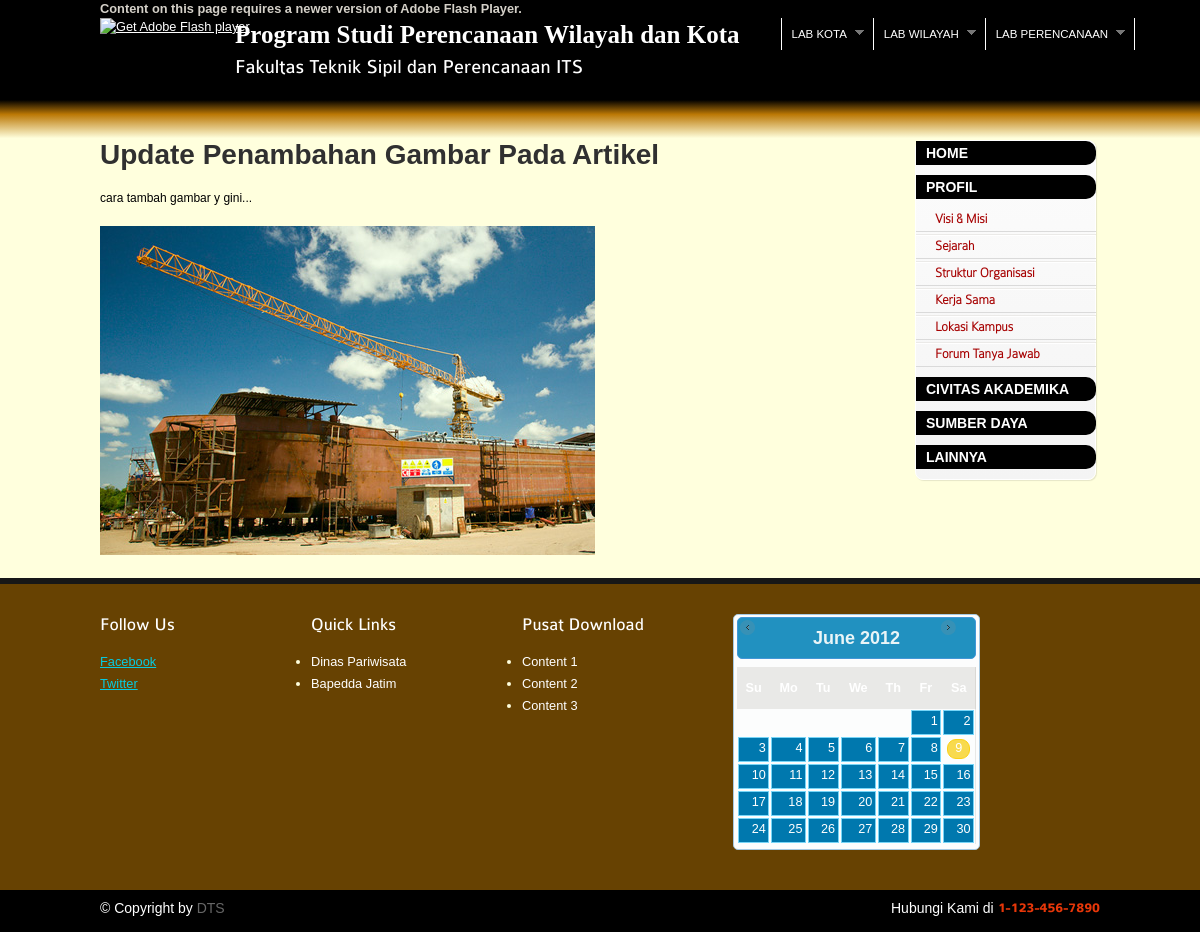
The page /index.php/artikel/index/3 on the database as committed earlier.
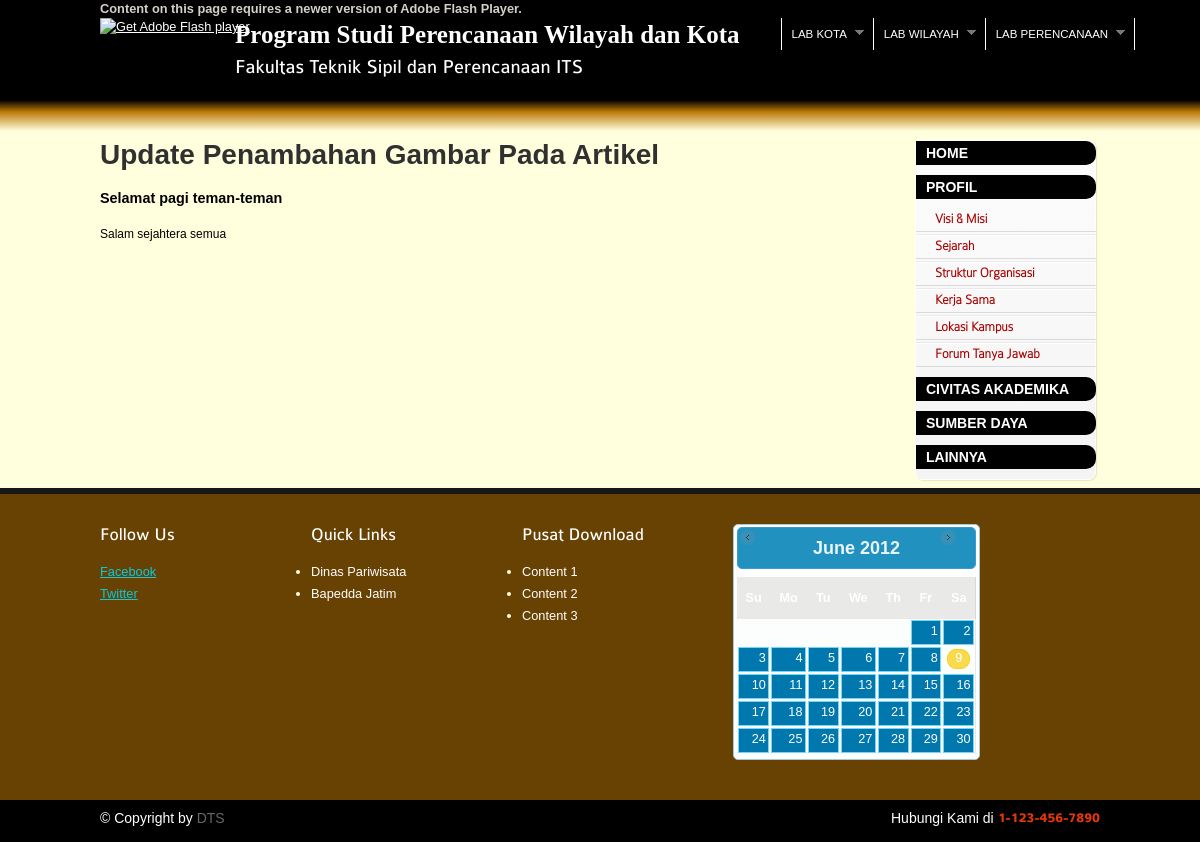
The same page on the database as committed later.
### tables this page shows
CREATE TABLE IF NOT EXISTS `artikel` (
  `id_artikel` int(11) NOT NULL auto_increment,
  `judul` varchar(50) NOT NULL,
  `isi` varchar(2500) NOT NULL,
  `status` varchar(1) NOT NULL,
  PRIMARY KEY  (`id_artikel`)
);

### application/controllers/artikel.php (called while the page is built, shortened)
<?php
class Artikel extends CI_Controller {
    public function __construct() {
        $this->load->helper('flexigrid');
        $this->load->library('flexigrid');
        $this->load->model('artikel_model');
    }
    function index($id) {
        $record_artikel = $this->artikel_model->selectone($id);
        foreach ($record_artikel->result() as $artikel) {
            $data['judul'] = $artikel->judul;
            $data['isi'] = $artikel->isi;
        }
        $this->load->view('berita', $data);
    }
}

### index.php (called while the page is built, shortened)
<?php
require_once BASEPATH.'core/CodeIgniter.php';

### application/models/artikel_model.php (called while the page is built, shortened)
<?php if ( ! defined('BASEPATH')) exit('No direct script access allowed');
class Artikel_model extends CI_Model {
	function selectone($id){
		$this->db->select("*");
		$this->db->from('ARTIKEL');
		$this->db->where('ID_ARTIKEL',$id);
		$query = $this->db->get();
		return $query;
	}
}
?>

### application/views/berita.php (the view, shortened to what this page needs)
<!DOCTYPE html>
<html lang="en">
    <head>
        <link rel="stylesheet" media="screen" href="<?php echo base_url() ?>css/superfish.css" />
		<link rel="stylesheet" media="screen" href="<?php echo base_url() ?>css/superfish-navbar.css" />
        <link rel="stylesheet" href="<?php echo base_url() ?>css/reset.css" type="text/css" media="all">
        <link rel="stylesheet" href="<?php echo base_url() ?>css/grid.css" type="text/css" media="all">
        <link rel="stylesheet" href="<?php echo base_url() ?>css/style.css" type="text/css" media="all">
        <link rel="stylesheet" href="<?php echo base_url() ?>css/jquery-ui-1.8.5.custom.css" type="text/css" media="all">
        <link href="<?php echo base_url() ?>css/jquery-ui.css" rel="stylesheet" type="text/css" />
    </head>
    <body>
    <header>
        <nav>
            <div class="containerhead">
<div class="header" align="left" style="color: #D4D0C8; position: absolute">
<object id="FlashID" classid="clsid:D27CDB6E-AE6D-11cf-96B8-444553540000" width="110" height="80">
                        <object type="application/x-shockwave-flash" data="<?php echo base_url() ?>gallery/logo.swf" width="137.5" height="100">
                            <div>
                                <h4>Content on this page requires a newer version of Adobe Flash Player.</h4>
                                <p><a href="http://www.adobe.com/go/getflashplayer"><img src="http://www.adobe.com/images/shared/download_buttons/get_flash_player.gif" alt="Get Adobe Flash player" width="112" height="33" /></a></p>
                            </div>
                        </object>
                    </object>
                </div>
                <div class="wrapper" style="padding-left: 135px; padding-top: 10px">
                    <h1 ><a href="<?php echo base_url() ?>">
						<strong>Program Studi Perencanaan Wilayah dan Kota</strong>
					</a></h1>
                    <ul class="sf-menu sf-navbar">
                        <li><a class="sf-with-ul" href="#">Lab Kota</a>
                        <li><a class="sf-with-ul" href="#" >Lab Wilayah</a>
						</li>
						<li><a class="sf-with-ul" href="#" >Lab Perencanaan</a>
						</li>
                    </ul>
                    <h3>Fakultas Teknik Sipil dan Perencanaan ITS</h3>
                </div>
            </div>
        </nav>
    </header>
    <section id="content">
        <div class="top">
            <div class="container">
                <div class="clearfix">
                    <div class="grid9 first">
                        <h2><strong><?=$judul?></strong></h2>
                        <p><?=$isi?></p>
                    </div>
                    <div class="grid3">
						<ul class="categories">
                        <div class="arrowlistmenu">
                            <h3 class="menuheader " ><a href="<? echo base_url() ?>">Home</a></h3>
                            <h3 class="menuheader expandable">Profil</h3>
                            <ul class="categoryitems">
                                <li><a href="<?php echo base_url()?>index.php/visimisi">Visi & Misi</a></li>
                                <li><a href="<?php echo base_url()?>index.php/sejarah">Sejarah</a></li>
                                <li><a href="#">Struktur Organisasi</a></li>
                                <li><a href="<?echo base_url()?>index.php/kerjasama">Kerja Sama</a></li>
                                <li><a href="<?php echo base_url()?>index.php/lokasikampus">Lokasi Kampus</a></li>
                                <li><a href="#">Forum Tanya Jawab</a></li>
                            </ul>
                            <h3 class="menuheader expandable">Civitas Akademika</h3>
                            <h3 class="menuheader expandable">Sumber Daya</h3>
                            <h3 class="menuheader expandable">Lainnya</h3>
                        </div>
						</ul>
                    </div>
                </div>
            </div>
        </div>
        <div class="bottom">
            <div class="container">
                <div class="wrapper">
                    <div class="grid3 first">
                        <h3>Follow Us</h3>
                        <ul class="list1">
                            <li><a href="#">Facebook</a></li>
                            <li><a href="#">Twitter</a></li>
                        </ul>
                    </div>
                    <div class="grid3">
                        <h3>Quick Links</h3>
                        <ul class="list2">
                            <li><a href="#">Dinas Pariwisata</a></li>
                            <li><a href="#">Bapedda Jatim</a></li>
                        </ul>
                    </div>
                    <div class="grid3">
                        <h3>Pusat Download</h3>
                        <ul class="list2">
                            <li><a href="#">Content 1</a></li>
                            <li><a href="#">Content 2</a></li>
                            <li><a href="#">Content 3</a></li>
                        </ul>
                    </div>
                    <div class="grid3">
                        <div id="datepicker"></div>
                    </div>
                </div>
            </div>
        </div>
    </section>
    <footer>
        <div class="container">
            <div class="wrapper">
                <div class="copy">&copy; Copyright by <a href="http://dts-itsolution.com">DTS</a></div>
                <address class="phone">
        	Hubungi Kami di <strong>1-123-456-7890</strong>
                </address>
            </div>
        </div>
    </footer>
</body>
</html>

### css/superfish.css (style rules this page uses)
.sf-menu, .sf-menu * { margin: 0; padding: 0; list-style: none; }
.sf-menu { line-height: 1.0; }
.sf-menu li { float: left; position: relative; }
.sf-menu a { display: block; position: relative; }
.sf-menu { float: left; margin-bottom: 1em; }
.sf-menu a { border-left: 1px solid #fff; border-top: 1px solid #CFDEFF; text-decoration:none; padding: 0 27px 0 10px; }
.sf-menu a, .sf-menu a:visited { color: #fff; font-family: 'Lucida Sans Unicode', 'Lucida Grande', sans-serif; font-size: 11.5px; }
.sf-menu a.sf-with-ul { padding-right: 2.25em; min-width: 1px; }

### css/superfish-navbar.css (style rules this page uses)
.sf-navbar { height: 2.5em; padding-bottom: 1em; position: relative; float: right; padding: 0px 0px 0 0px; right: 10%; top:8px; }
.sf-navbar li { position: static; }
.sf-navbar a { border-top: none; }
.sf-navbar a, .sf-navbar a:visited { border: none; }

### css/grid.css (style rules this page uses)
.container { width: 1000px; margin: 0 auto; position:relative; }
.containerhead { width: 1000px; margin: 0 auto; position:relative; height:inherit; }
.grid1, .grid2, .grid3, .grid4, .grid5, .grid6, .grid7, .grid8, .grid9, .grid10, .grid11 { float: left; margin-left: 30px; }
.grid3 { width: 181px; }
.grid9 { width: 785px; }
.first { margin-left: 0; clear: left; }
.clearfix:after { clear: both; content: ' '; display: block; font-size: 0; line-height: 0; visibility: hidden; width: 0; height: 0; }
.clearfix { display: inline-block; }
.clearfix { display: block; }

### application/views/berita.php (style rules this page uses)
.arrowlistmenu { width: 180px; }
.arrowlistmenu .menuheader { font: bold 14px Arial; color: white; background: black url(titlebar.png) repeat-x center left; -moz-border-radius-topright: 10px; -moz-border-radius-bottomright: 10px; border-top-right-radius: 10px; border-bottom-right-radius: 10px; margin-bottom: 10px; text-transform: uppercase; padding: 4px 0 4px 10px; cursor: hand; cursor: pointer; }
.arrowlistmenu .menuheader a { color:#fff; text-decoration:none; }
.arrowlistmenu .openheader { background-image: url(titlebar-active.png); }
.arrowlistmenu ul { list-style-type: none; margin: 0; padding: 0; margin-bottom: 8px; }
.arrowlistmenu ul li { padding-bottom: 2px; }
.arrowlistmenu ul li a { color: #A70303; background: url(arrowbullet.png) no-repeat center left; display: block; padding: 2px 0; padding-left: 19px; text-decoration: none; font-weight: bold; border-bottom: 1px solid #dadada; font-size: 100%; }

Rows that differ between the two databases and show on the page:
changed artikel "Update Penambahan Gambar Pada Artikel": isi "cara tambah gambar y gini..." → "Selamat pagi teman-teman Salam sejahtera semua"; isi: picture removed
